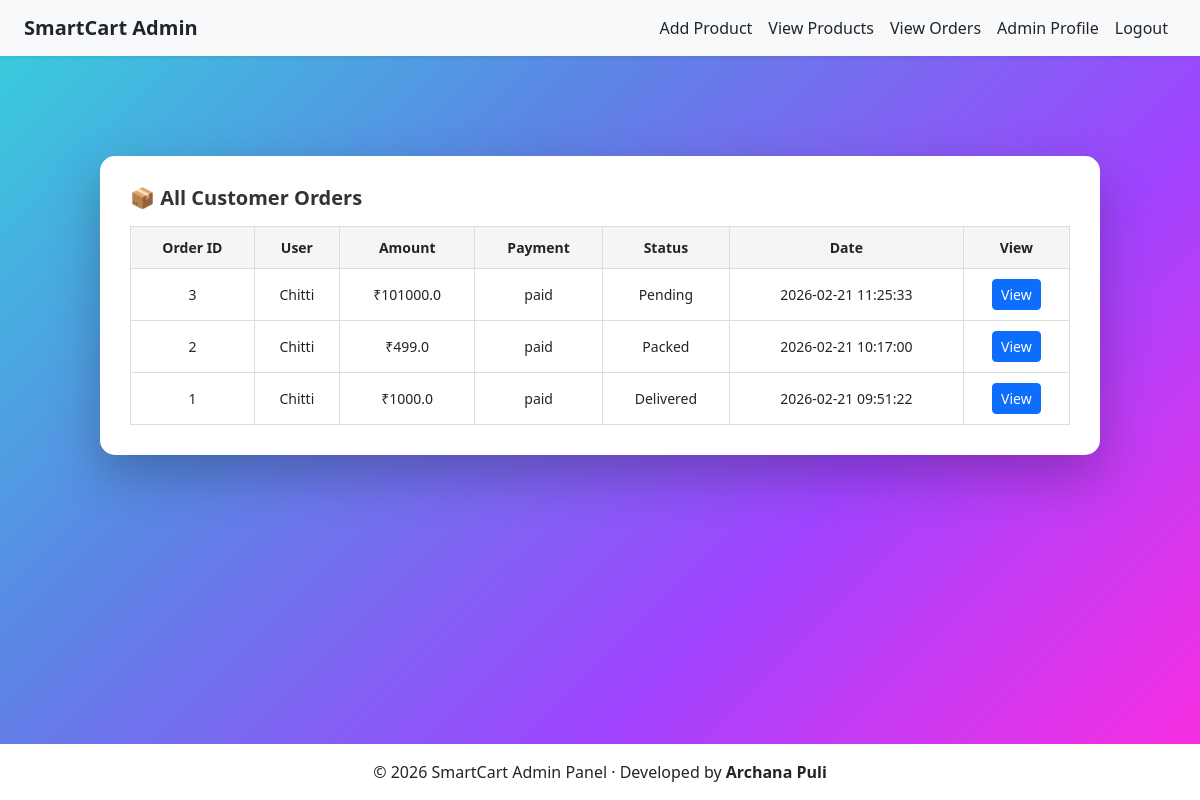
Before: /admin/orders (signed in) with the older database file.
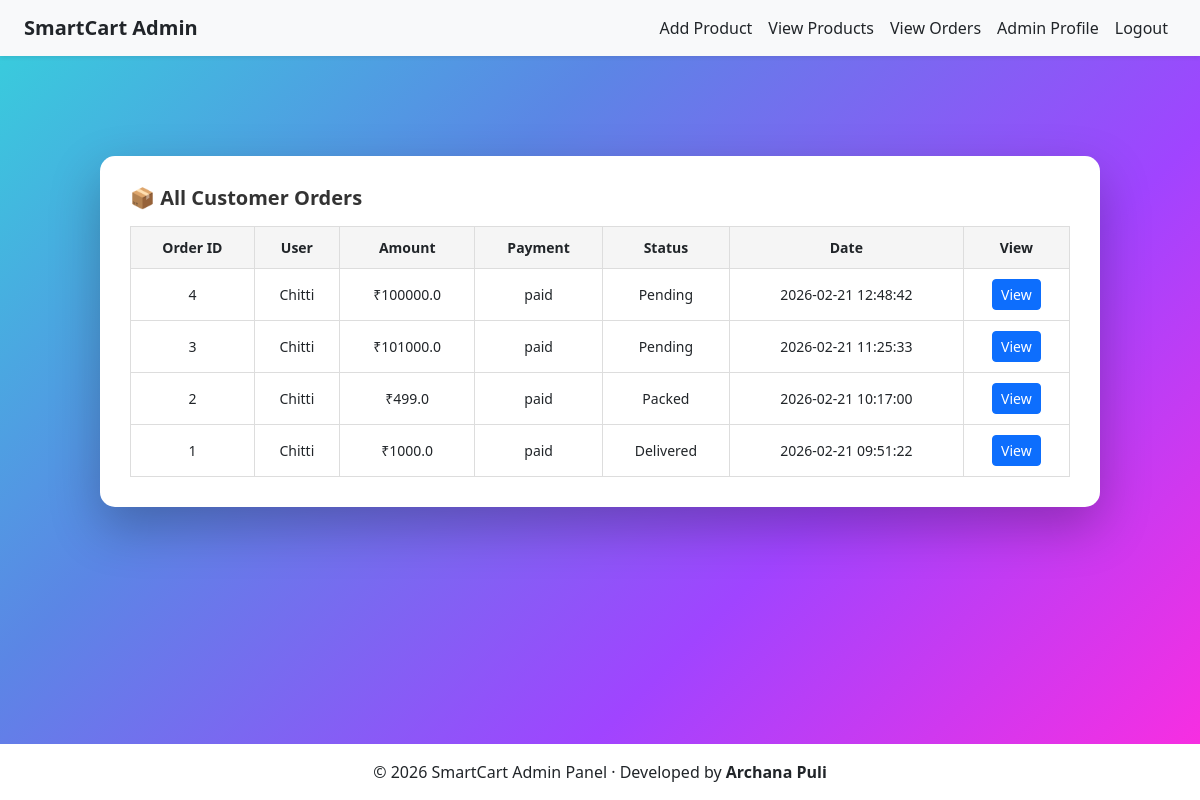
After: the same page with the newer database file.
### tables this page shows
CREATE TABLE orders (
    order_id INTEGER PRIMARY KEY AUTOINCREMENT,
    user_id INTEGER NOT NULL,
    razorpay_order_id TEXT,
    razorpay_payment_id TEXT,
    amount REAL,
    payment_status TEXT,
    created_at TIMESTAMP DEFAULT CURRENT_TIMESTAMP,
    order_status TEXT DEFAULT 'Pending',
    FOREIGN KEY(user_id) REFERENCES users(user_id)
);

CREATE TABLE users (
    user_id INTEGER PRIMARY KEY AUTOINCREMENT,
    name TEXT,
    email TEXT UNIQUE,
    first_name TEXT,
    last_name TEXT,
    username TEXT UNIQUE,
    password TEXT,
    profile_image TEXT
);

### app.py (the view)
@app.route('/admin/orders')
def admin_orders():
    if 'admin_id' not in session:
        flash("Please login as admin!", "danger")
        return redirect('/admin-login')
    conn = get_db_connection()
    conn.row_factory = sqlite3.Row
    cursor = conn.cursor()
    cursor.execute("""
        SELECT o.order_id, o.user_id, o.amount,
               o.payment_status, o.order_status, o.created_at,
               u.username AS username
        FROM "orders" o
        LEFT JOIN "users" u ON o.user_id = u.user_id
        ORDER BY o.created_at DESC
    """)
    orders = cursor.fetchall()
    cursor.close()
    conn.close()
    return render_template("admin/order_list.html", orders=orders)

### app.py (called while the page is built)
def get_db_connection():
    conn = sqlite3.connect('smartcart.db')
    conn.row_factory = sqlite3.Row  # allows dict-like access
    return conn

### templates/admin/order_list.html (shortened to what this page needs)
{% extends "admin/base.html" %}
{% block content %}
<div class="orders-admin-card">
    <h2 class="mb-3">📦 All Customer Orders</h2>
    <table class="orders-table">
        <tr>
            <th>Order ID</th>
            <th>User</th>
            <th>Amount</th>
            <th>Payment</th>
            <th>Status</th>
            <th>Date</th>
            <th>View</th>
        </tr>
        {% for order in orders %}
        <tr>
            <td>{{ order.order_id }}</td>
            <td>{{ order.username }}</td>
            <td>₹{{ order.amount }}</td>
            <td>{{ order.payment_status }}</td>
            <td>{{ order.order_status }}</td>
            <td>{{ order.created_at }}</td>
            <td>
                <a href="/admin/order/{{ order.order_id }}"
                   class="btn btn-sm btn-primary">
                    View
                </a>
            </td>
        </tr>
        {% endfor %}
    </table>
</div>
{% endblock %}

Changed rows visible on the page:
added orders: order_id "4", username "Chitti", amount "100000.0", payment_status "paid", order_status "Pending", created_at "2026-02-21 12:48:42"
